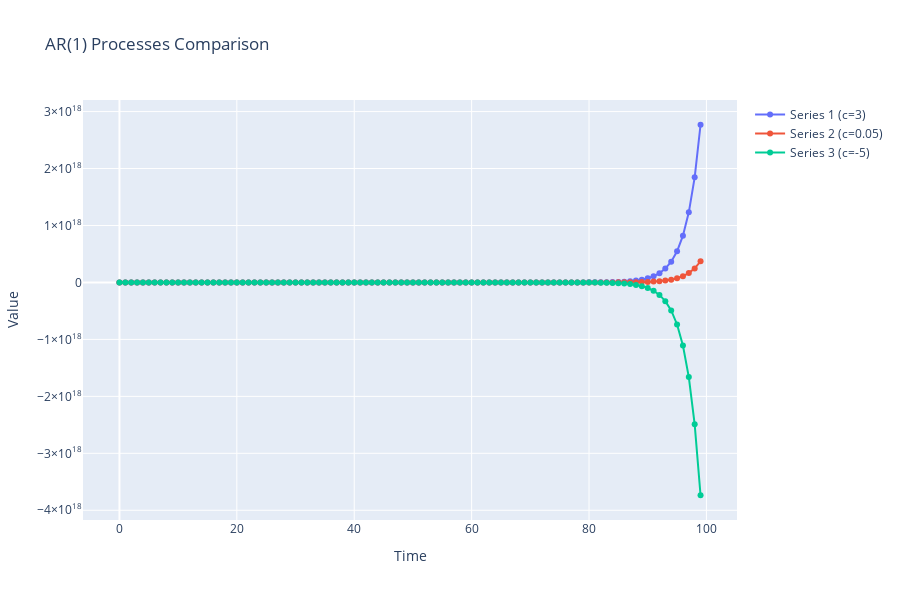

The notebook cell saved with this chart:
### Markdown cell above
The equations for the AR(1) processes are as follows:

\begin{itemize}
    \item Series 1 (c=3): \( Y_t = 3 + 0.5Y_{t-1} + \epsilon_t \)
    \item Series 2 (c=0.05): \( Y_t = 0.05 + 0.5Y_{t-1} + \epsilon_t \)
    \item Series 3 (c=-5): \( Y_t = -5 + 0.5Y_{t-1} + \epsilon_t \)
\end{itemize}

### Code cell
import pandas as pd
import numpy as np
import plotly.express as px

# Parameters for the AR(1) model
np.random.seed(42)  # For reproducibility
n = 100  # Number of observations
phi = 1.5  # AR(1) coefficient
epsilon = np.random.normal(0, 1, n)  # Random error terms

# Generating the first AR(1) process
c = 3  # Constant term for the first series
Y = np.zeros(n)
Y[0] = c + epsilon[0]  # Initial value
for t in range(1, n):
    Y[t] = c + phi * Y[t-1] + epsilon[t]

# Generating the second AR(1) process
c1 = 0.05  # Constant term for the second series
Y_1 = np.zeros(n)
Y_1[0] = c1 + epsilon[0]  # Initial value
for t in range(1, n):
    Y_1[t] = c1 + phi * Y_1[t-1] + epsilon[t]

# Generating the third AR(1) process
c2 = -5  # Constant term for the third series
Y_2 = np.zeros(n)
Y_2[0] = c2 + epsilon[0]  # Initial value
for t in range(1, n):
    Y_2[t] = c2 + phi * Y_2[t-1] + epsilon[t]

# Creating a DataFrame
df = pd.DataFrame({'Time': range(n), 'Series1': Y, 'Series2': Y_1, 'Series3': Y_2})


import plotly.graph_objects as go


# Using Plotly Graph Objects for more customization
fig = go.Figure()

# Adding the three series to the plot
fig.add_trace(go.Scatter(x=df['Time'], y=df['Series1'], mode='lines+markers', name='Series 1 (c=3)'))
fig.add_trace(go.Scatter(x=df['Time'], y=df['Series2'], mode='lines+markers', name='Series 2 (c=0.05)'))
fig.add_trace(go.Scatter(x=df['Time'], y=df['Series3'], mode='lines+markers', name='Series 3 (c=-5)'))

# Setting the title, axis labels, and layout
fig.update_layout(
    title='AR(1) Processes Comparison',
    xaxis_title='Time',
    yaxis_title='Value',
    showlegend=True,
    height=600
)

# 

fig.show()
